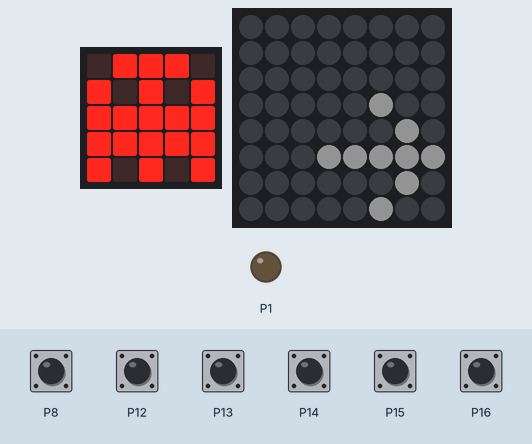
A program run on a simulated BBC micro:bit (MakeCode). On the bench: the board's 5×5 LED display, 8×8 RGB LED matrix, output pins drawn as LEDs (lit = HIGH). The test bench sets the inputs (shaded band); at power-on: P8, P12–16 HIGH. Dim RGB values are drawn brighter than linear; random numbers come from a fixed seed.

Above: at 2.6 s.
2.7 s: P15 pulled LOW for 0.15 s
At 4.8 s:
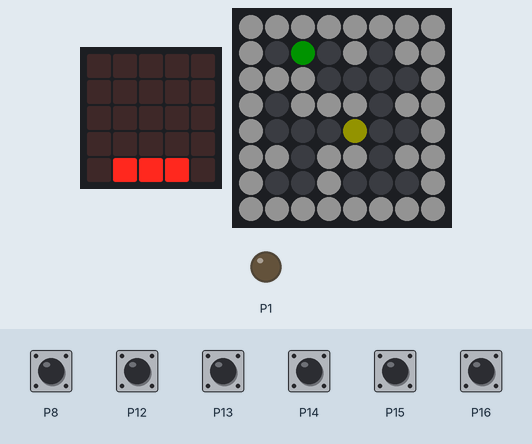
5.8 s: P8 pulled LOW for 0.15 s
At 7.2 s:
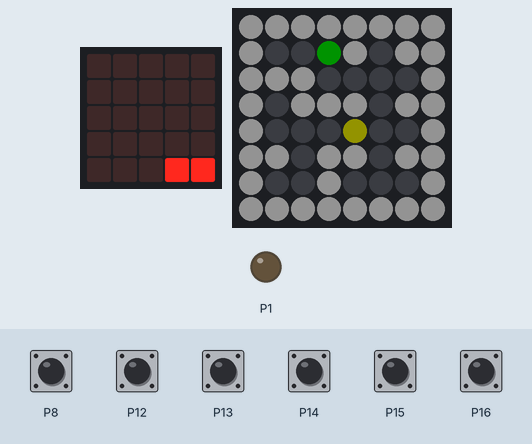
8.9 s: P14 pulled LOW for 0.15 s
At 11.2 s:
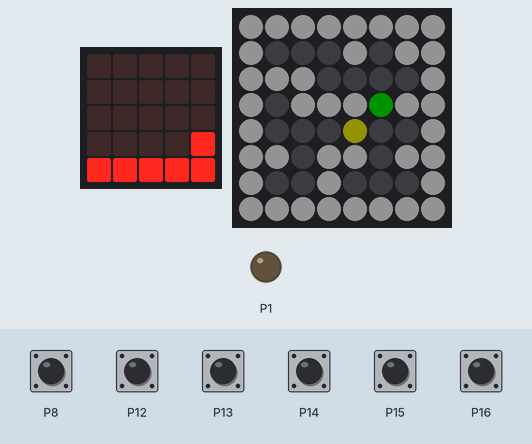
12.0 s: P8 pulled LOW for 1 s
At 13.2 s:
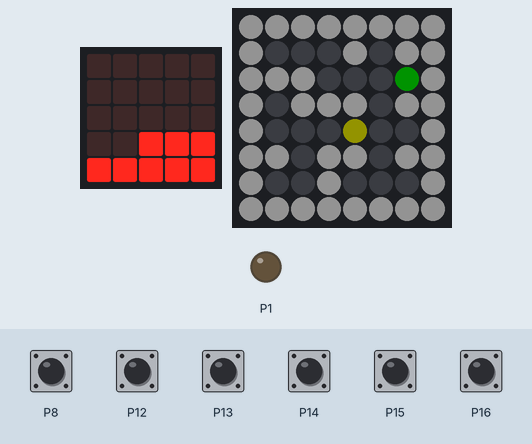
15.9 s: P14 pulled LOW for 1 s
At 17.2 s:
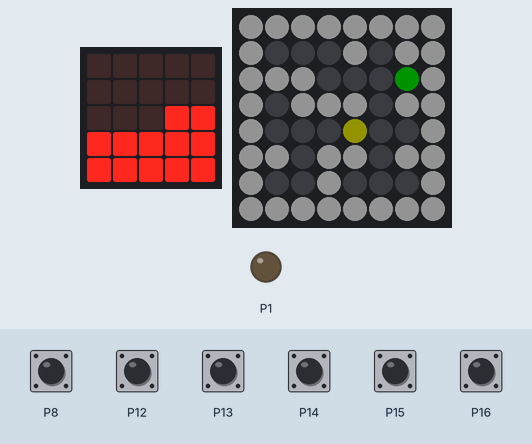
19.9 s: P8 pulled LOW for 0.15 s
At 21.2 s:
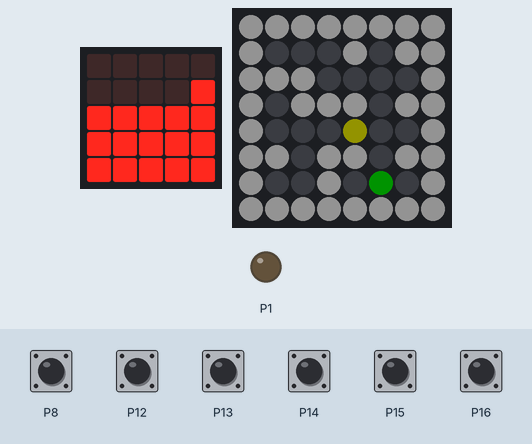
Timing chart, 0 to 22.9 s (numbered marks = the images above; inputs shaded):
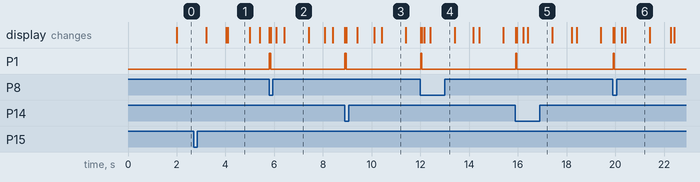

Measured:
- after the input at 2.7 s, the display: first changes after 0.50 s (image 1 shows a later state)
- after the input at 5.8 s, P1: LOW → HIGH at once, → LOW 0.05 s later
- after the input at 8.9 s, P1: LOW → HIGH at once, → LOW 0.05 s later
- after the input at 12.0 s, P1: LOW → HIGH at once, → LOW 0.05 s later
- after the input at 15.9 s, P1: LOW → HIGH at once, → LOW 0.05 s later
- after the input at 19.9 s, P1: LOW → HIGH at once, → LOW 0.05 s later
- what the display in image 1 shows lasts 0.9 s, from 4.1 s to 5.0 s

The program:

main.ts
```typescript
GAME_ZIP64.onButtonPress(GAME_ZIP64.ZIP64ButtonPins.Down, GAME_ZIP64.ZIP64ButtonEvents.Down, function () {
    if (running && !(finished)) {
        display.clear()
        gameField()
        if (y22 < 7 && A[x22][y22 + 1] != "#") {
            y22 += 1
        } else {
            GAME_ZIP64.runMotor(50)
        }
        pixelAt(x22, y22)
        testWin()
    }
})
GAME_ZIP64.onButtonPress(GAME_ZIP64.ZIP64ButtonPins.Fire1, GAME_ZIP64.ZIP64ButtonEvents.Down, function () {
    running = true
})
GAME_ZIP64.onButtonPress(GAME_ZIP64.ZIP64ButtonPins.Fire2, GAME_ZIP64.ZIP64ButtonEvents.Down, function () {
    running = true
})
function pixelAt (x: number, y: number) {
    display.setMatrixColor(x, y, GAME_ZIP64.colors(ZipLedColors.Yellow))
    display.show()
}
function testWin () {
    if (A[x22][y22] == "A") {
        music.playMelody("C D E F G A B C5 ", 240)
        hit += 1
    }
}
GAME_ZIP64.onButtonPress(GAME_ZIP64.ZIP64ButtonPins.Left, GAME_ZIP64.ZIP64ButtonEvents.Down, function () {
    if (running && !(finished)) {
        display.clear()
        gameField()
        if (x22 > 0 && A[x22 - 1][y22] != "#") {
            x22 += -1
        } else {
            GAME_ZIP64.runMotor(50)
        }
        pixelAt(x22, y22)
        testWin()
    }
})
function gameField () {
    for (let i = 0; i <= 7; i++) {
        for (let j = 0; j <= 7; j++) {
            if (A[i][j] == "#") {
                display.setMatrixColor(i, j, GAME_ZIP64.colors(ZipLedColors.White))
            } else {
                display.setMatrixColor(i, j, GAME_ZIP64.colors(ZipLedColors.Black))
                if (A[i][j] == "A") {
                    display.setMatrixColor(i, j, GAME_ZIP64.colors(ZipLedColors.Green))
                }
            }
        }
    }
    display.show()
}
GAME_ZIP64.onButtonPress(GAME_ZIP64.ZIP64ButtonPins.Right, GAME_ZIP64.ZIP64ButtonEvents.Down, function () {
    if (running && !(finished)) {
        display.clear()
        gameField()
        if (x22 < 7 && A[x22 + 1][y22] != "#") {
            x22 += 1
        } else {
            GAME_ZIP64.runMotor(50)
        }
        pixelAt(x22, y22)
        testWin()
    }
})
GAME_ZIP64.onButtonPress(GAME_ZIP64.ZIP64ButtonPins.Up, GAME_ZIP64.ZIP64ButtonEvents.Down, function () {
    if (running && !(finished)) {
        display.clear()
        gameField()
        if (y22 > 0 && A[x22][y22 - 1] != "#") {
            y22 += -1
        } else {
            GAME_ZIP64.runMotor(50)
        }
        pixelAt(x22, y22)
        testWin()
    }
})
let y2 = 0
let x2 = 0
let done = false
let hit = 0
let finished = false
let running = false
let y22 = 0
let x22 = 0
let display: GAME_ZIP64.ZIP64Display = null
let A: string[][] = []
A = [
[
"#",
"#",
"#",
"#",
"#",
"#",
"#",
"#"
],
[
"#",
" ",
"#",
" ",
" ",
"#",
" ",
"#"
],
[
"#",
" ",
"#",
"#",
" ",
" ",
" ",
"#"
],
[
"#",
" ",
" ",
"#",
" ",
"#",
"#",
"#"
],
[
"#",
"#",
" ",
"#",
" ",
"#",
" ",
"#"
],
[
"#",
" ",
" ",
" ",
" ",
" ",
" ",
"#"
],
[
"#",
"#",
" ",
"#",
" ",
"#",
"A",
"#"
],
[
"#",
"#",
"#",
"#",
"#",
"#",
"#",
"#"
]
]
pins.touchSetMode(TouchTarget.P0, TouchTargetMode.Resistive)
pins.setMatrixWidth(DigitalPin.P0, 8)
GAME_ZIP64.setBuzzerPin()
display = GAME_ZIP64.createZIP64Display()
display.setBrightness(20)
display.clear()
x22 = 4
y22 = 4
let cx = 4
let cy = 4
basic.forever(function () {
    basic.pause(2000)
    if (!(running) || finished) {
        if (!(finished)) {
            display.clear()
            display.setMatrixColor(7, 5, GAME_ZIP64.colors(ZipLedColors.White))
            display.setMatrixColor(6, 5, GAME_ZIP64.colors(ZipLedColors.White))
            display.setMatrixColor(5, 5, GAME_ZIP64.colors(ZipLedColors.White))
            display.setMatrixColor(4, 5, GAME_ZIP64.colors(ZipLedColors.White))
            display.setMatrixColor(3, 5, GAME_ZIP64.colors(ZipLedColors.White))
            display.setMatrixColor(6, 6, GAME_ZIP64.colors(ZipLedColors.White))
            display.setMatrixColor(6, 4, GAME_ZIP64.colors(ZipLedColors.White))
            display.setMatrixColor(5, 7, GAME_ZIP64.colors(ZipLedColors.White))
            display.setMatrixColor(5, 3, GAME_ZIP64.colors(ZipLedColors.White))
            display.show()
        } else {
            display.clear()
            display.show()
            basic.pause(5000)
            control.reset()
        }
    } else {
        for (let k = 0; k <= 7; k++) {
            for (let l = 0; l <= 7; l++) {
                if (A[k][l] == "A") {
                    A[k][l] = " "
                }
            }
        }
        done = false
        while (!(done)) {
            x2 = randint(0, 7)
            y2 = randint(0, 7)
            if (!(A[x2][y2] == "#") && x2 != x22 && y2 != y22) {
                A[x2][y2] = "A"
                done = true
            }
        }
        display.clear()
        gameField()
        pixelAt(x22, y22)
    }
})
control.inBackground(function () {
    while (!(running)) {
        basic.showIcon(IconNames.Ghost)
        basic.pause(200)
    }
    basic.showLeds(`
        . . . . .
        . . . . .
        . # # # .
        # . # . #
        # # # # #
        `)
    basic.pause(500)
    basic.showLeds(`
        . . . . .
        . . . . .
        . . . . .
        . . . . .
        . # # # .
        `)
    basic.pause(500)
    basic.showLeds(`
        . . . . .
        . . . . .
        . . . . .
        . . . . .
        . . . . .
        `)
    gameField()
    pixelAt(x22, y22)
    while (cx >= 0 && cy >= 0) {
        led.plot(cx, cy)
        basic.pause(1000)
        cx += -1
        if (cx < 0) {
            cx = 4
            cy += -1
        }
    }
    finished = true
    basic.showNumber(hit)
})
```

test.ts
```typescript
// Hier kann man Tests durchführen; diese Datei wird nicht kompiliert, wenn dieses Paket als Erweiterung verwendet wird.
```
